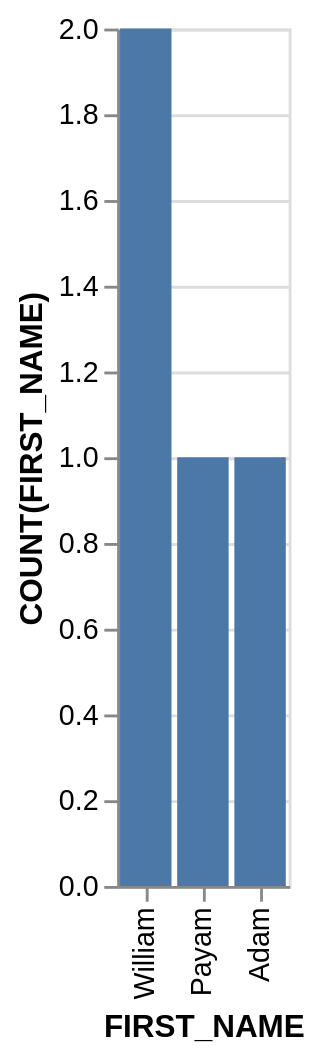

The specification (Vega-Lite) saved for this image:
### Vega-Lite specification from a JSON file in a GitHub repository (floating-point values rounded to 4 significant figures)
{"data": {"values": [{"x_data": "William", "y_data": 2}, {"x_data": "Payam", "y_data": 1}, {"x_data": "Adam", "y_data": 1}]}, "mark": "bar", "encoding": {"x": {"field": "x_data", "type": "nominal", "title": "FIRST_NAME", "sort": "descending"}, "y": {"field": "y_data", "type": "quantitative", "title": "COUNT(FIRST_NAME)"}}}
